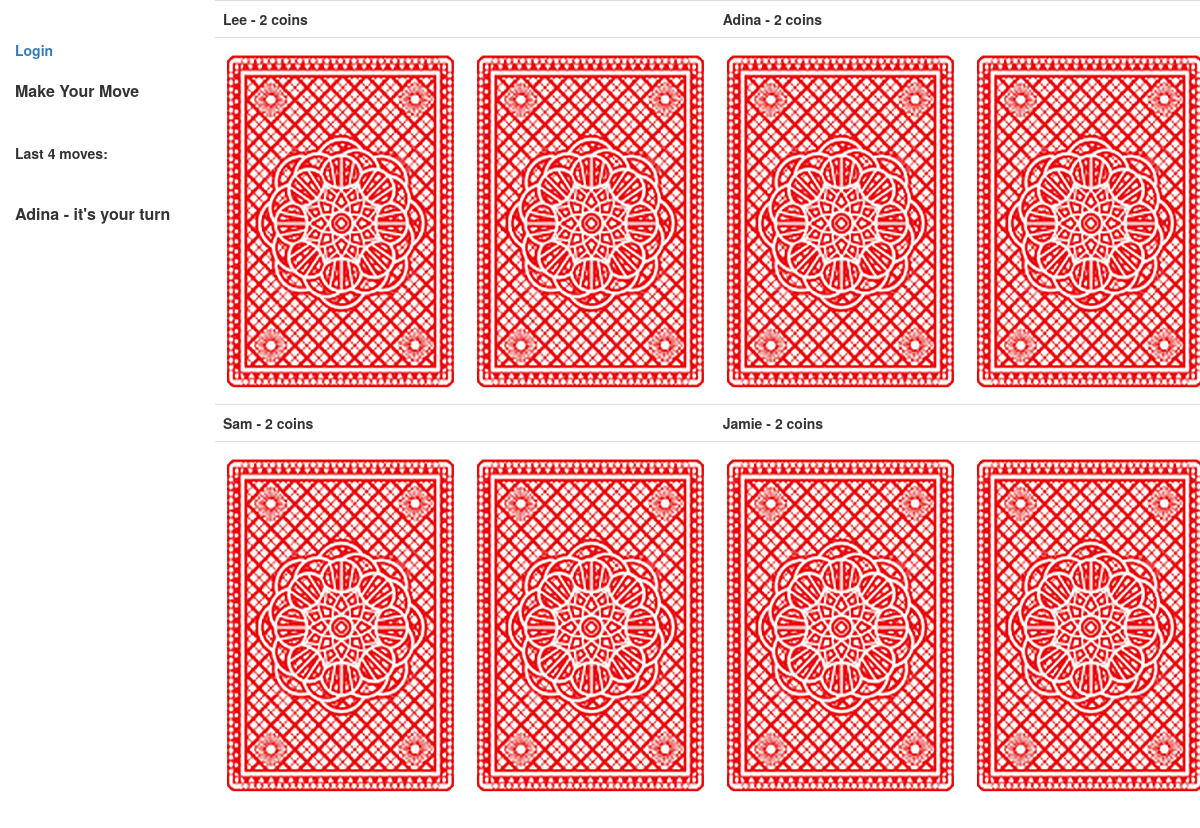
The app's page /coup/showTable with its own data.
### coup/models.py (models this page shows, shortened)
class Player(models.Model):
    playerName = models.CharField(max_length=20, default="Lee")
    playerNumber = models.IntegerField(default=0)
    coins = models.IntegerField(default=2)
    hand = models.ManyToManyField(CardInstance)
    def __str__(self):
        return self.playerName
    def influence(self):
        cnt = 0
        for card in self.hand.all():
            if card.status == "D":
                cnt += 1
        return cnt

### coup/views.py (the view)
# urls.py: path('showTable', views.showtable, name='showTable'),
def showtable(request):
    players = Player.objects.all()
    actions = Action.objects.all()
    actionhistory = ActionHistory.objects.all().order_by('-id')[:4]
    game = Game.objects.all()[0]
    cards = []
    current_player_coins = players.get(playerNumber=game.whoseTurn).coins
    for player in players:
        for card in player.hand.all():
            cards.append(card)
    if not game.ck_winner():
        return render(
            request,
            'table.html',
            context={'players': players, 'actions': actions, 'game': game,
                     'current_player_name': game.currentPlayerName(), 'actionhistory': actionhistory, 'cards': cards,
                     'current_player_coins': current_player_coins}
        )
    else:
        return render(
            request,
            'game_over.html',
            context={'players': players, 'actions': actions, 'game': game, 'winner': game.ck_winner()}
        )

### coup/models.py (called while the page is built)
    def currentPlayerName(self):
        self.players=[self.player for self.player in Player.objects.all()]
        return self.players[self.whoseTurn].playerName

    def ck_winner(self):
        self.players = Player.objects.all()
        count = 0
        for self.player in self.players:
            if self.player.influence() > 0:
                count += 1
                self.winner = self.player.playerName
        if count == 1:
            return self.winner

### coup/templates/table.html (shortened to what this page needs)
{% extends "base_generic.html" %}
{% block content %}
<html lang="en">
<head>
</head>
<body>
{% load static %}
<table class="table">
    <col width="10%">
    <col width = "30%">
    <col width = "10%">
<tr>
    <td><strong> {{players.0}}</strong>
    <strong> - {{players.0.coins}} coins  </strong>
    <td></td>
    </td>
    <td><strong> {{players.1}}</strong>
    <strong> - {{players.1.coins}} coins  </strong>
        <td></td>
</tr>
<tr>
    {% if cards.0.status == 'U' or user.get_username == players.0.playerName %}
<td><img src="/static/images/{{cards.0}}.jpg" height="350"></td>
{% else %}
<td><img src="/static/images/down.png" height="350"></td>
{% endif %}
    {% if cards.1.status == 'U' or user.get_username == players.0.playerName %}
<td><img src="/static/images/{{cards.1}}.jpg" height="350"></td>
{% else %}
<td><img src="/static/images/down.png" height="350"></td>
{% endif %}
    {% if cards.2.status == 'U' or user.get_username == players.1.playerName %}
<td><img src="/static/images/{{cards.2}}.jpg" height="350"></td>
{% else %}
<td><img src="/static/images/down.png" height="350"></td>
{% endif %}
    {% if cards.3.status == 'U' or user.get_username == players.1.playerName %}
<td><img src="/static/images/{{cards.3}}.jpg" height="350"></td>
{% else %}
<td><img src="/static/images/down.png" height="350"></td>
{% endif %}
</tr>
    <tr>
    <td><strong> {{players.2}}</strong> <strong> - {{players.2.coins}} coins  </strong></td><td> </td>
    <td><strong> {{players.3}}</strong> <strong> - {{players.3.coins}} coins  </strong></td><td> </td>
<tr>
    {% if cards.4.status == 'U' or user.get_username == players.2.playerName %}
<td><img src="/static/images/{{cards.4}}.jpg" height="350"></td>
{% else %}
<td><img src="/static/images/down.png" height="350"></td>
{% endif %}
    {% if cards.5.status == 'U' or user.get_username == players.2.playerName %}
<td><img src="/static/images/{{cards.5}}.jpg" height="350"></td>
{% else %}
<td><img src="/static/images/down.png" height="350"></td>
{% endif %}
    {% if cards.6.status == 'U' or user.get_username == players.3.playerName %}
<td><img src="/static/images/{{cards.6}}.jpg" height="350"></td>
{% else %}
<td><img src="/static/images/down.png" height="350"></td>
{% endif %}
    {% if cards.7.status == 'U' or user.get_username == players.3.playerName %}
<td><img src="/static/images/{{cards.7}}.jpg" height="350"></td>
{% else %}
<td><img src="/static/images/down.png" height="350"></td>
{% endif %}
</tr>
  </table>
</body>
</html>
{% endblock %}

### coup/templates/base_generic.html (shortened to what this page needs)
<!DOCTYPE html>
<html lang="en">
<head>
    <link rel="stylesheet" href="https://maxcdn.bootstrapcdn.com/bootstrap/3.3.7/css/bootstrap.min.css">
    {% load static %}
    <link rel="stylesheet" href="{% static 'css/styles.css' %}">
</head>
<body>
<div class="container-fluid">
    <div class="row">
        <div class="col-sm-2">
            {% block sidebar %}
            <ul class="sidebar-nav">
                <br>
                {% if user.is_authenticated %}
                <b>
                    <li>User: {{ user.get_username }}</li>
                </b>
                <br>
                <li><a href="{% url 'logout'%}?next={{request.path}}"><b>Logout</b></a></li>
                {% else %}
                <li><a href="{% url 'login'%}?next={{request.path}}"><b>Login</b></a></li>
                {% endif %}
                <br>
                <font size="3"><b>Make Your Move</b></font>
                <br>
                <li>
                    <br>
                    <br>
                <li><b>Last 4 moves:</b></li>
                <br>
                <br>
                {% for player in players %}
                {% if player.playerNumber == game.whoseTurn %}
                <font size="3"><b>{{ player.playerName }} - it's your turn</b></font>
                {% endif %}
                {% endfor %}
            </ul>
            {% endblock %}
        </div>
        <div class="col-sm-10 ">
            {% block content %}{% endblock %}
        </div>
    </div>
</div>
</body>
</html>

### catalog/static/css/styles.css (style rules this page uses)
.sidebar-nav { margin-top: 20px; padding: 0; list-style: none; }

### records on screen
Player: playerName "Adina", coins "2"
Player: playerName "Lee", coins "2"
Player: playerName "Sam", coins "2"
Player: playerName "Jamie", coins "2"
